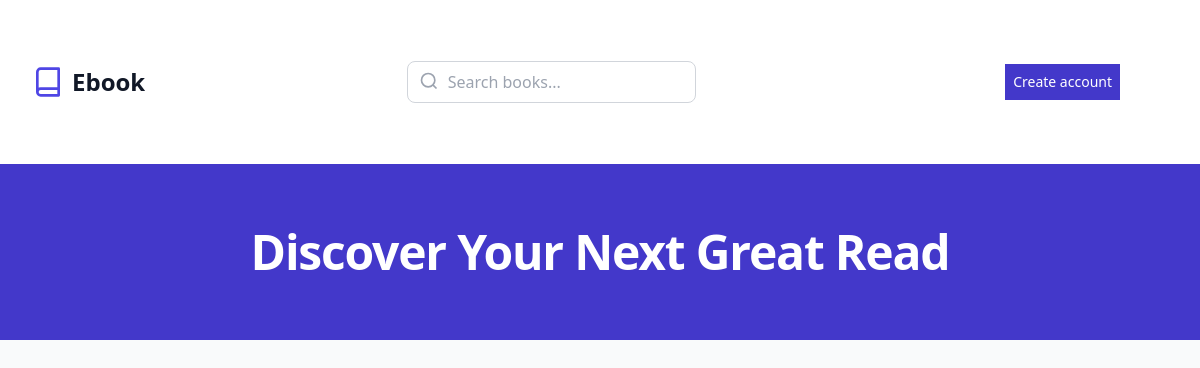
The app's page /view/visitorPagehtml.php, older data.
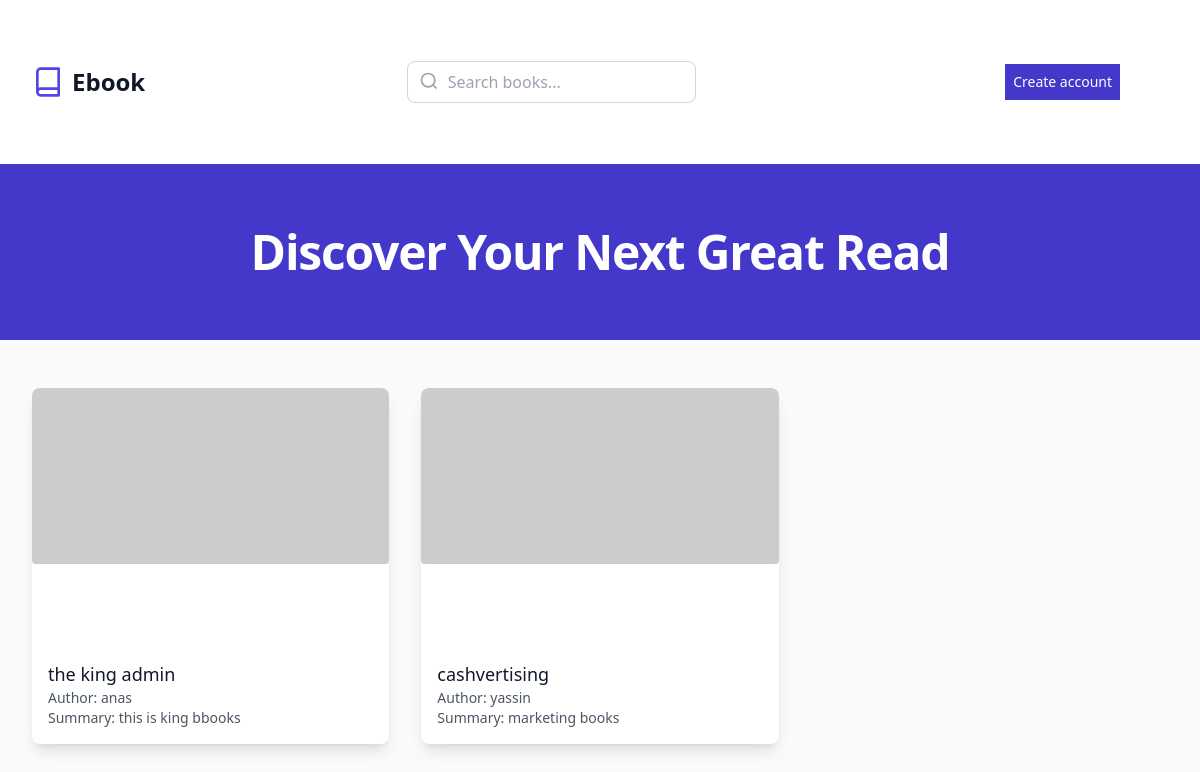
The same page, newer data.
### tables this page shows
CREATE TABLE books (
    id INT AUTO_INCREMENT PRIMARY KEY,
    title VARCHAR(255) NOT NULL,
    author VARCHAR(255) NOT NULL,
    category_id INT NOT NULL,
    cover_image VARCHAR(255), 
    summary TEXT,
    status ENUM('available', 'borrowed', 'reserved') DEFAULT 'available',

    created_at TIMESTAMP DEFAULT CURRENT_TIMESTAMP,
    FOREIGN KEY (category_id) REFERENCES categories(id) ON DELETE CASCADE
);

### controller/book.php (called while the page is built, shortened)
<?php
    class Books{
        protected $connection;
        public function __construct($db){
            $this -> connection = $db;
        }
        public function show(){
            $show = $this -> connection -> prepare("SELECT * from books");
            $show -> execute();
            $showAsArr = $show -> fetchAll();
            return $showAsArr;
        }
    }
?>

### view/visitorPagehtml.php (the view, shortened to what this page needs)
<?php
include "../controller/book.php";
$connect = new DataBase("localhost","library","root","");
$connect -> conn();
$connection = $connect ->setConn();
$bookClass = new Books($connection);
$showBooks = $bookClass -> show();
?>
<html lang="en">
<head>
    <script src="https://cdn.tailwindcss.com"></script>
</head>
<body class="bg-gray-50">
    <header class="bg-white shadow-sm">
        <div class="max-w-7xl mx-auto px-4 sm:px-6 lg:px-8 py-4">
            <div class="flex items-center justify-between">
                <div class="flex items-center gap-2">
                    <svg xmlns="http://www.w3.org/2000/svg" class="h-8 w-8 text-indigo-600" viewBox="0 0 24 24" fill="none" stroke="currentColor" stroke-width="2" stroke-linecap="round" stroke-linejoin="round">
                        <path d="M4 19.5v-15A2.5 2.5 0 0 1 6.5 2H20v20H6.5a2.5 2.5 0 0 1 0-5H20"></path>
                    </svg>
                    <h1 class="text-2xl font-bold text-gray-900">Ebook</h1>
                </div>
                <div class="relative">
                    <input type="text" placeholder="Search books..." class="pl-10 pr-4 py-2 border border-gray-300 rounded-lg focus:ring-2 focus:ring-indigo-500 focus:border-transparent">
                    <svg xmlns="http://www.w3.org/2000/svg" class="absolute left-3 top-2.5 h-5 w-5 text-gray-400" viewBox="0 0 24 24" fill="none" stroke="currentColor" stroke-width="2">
                        <circle cx="11" cy="11" r="8"></circle>
                        <line x1="21" y1="21" x2="16.65" y2="16.65"></line>
                    </svg>
                </div>
                <a
                  class="text-sm font-medium text-white dark:text-purple-400 hover:underline  m-12 bg-indigo-700 p-2 "
                  href="signUphtml.php"
                >
                  Create account
                </a>
            </div>
        </div>
    </header>
    <div class="bg-indigo-700 text-white py-16">
        <div class="max-w-7xl mx-auto px-4 sm:px-6 lg:px-8">
            <div class="text-center">
                <h2 class="text-4xl font-extrabold tracking-tight sm:text-5xl">
                    Discover Your Next Great Read
                </h2>
            </div>
        </div>
    </div>
    <main class="max-w-7xl mx-auto px-4 sm:px-6 lg:px-8 py-12">
    <div class="grid grid-cols-1 sm:grid-cols-2 lg:grid-cols-3 gap-8">
        <?php for ($i = 0; $i < count($showBooks); $i++) { ?>
            <div class="bg-white rounded-lg shadow-lg overflow-hidden transition-transform duration-300 hover:scale-105">
                <div class="relative h-64">
                    <img src="<?= $showBooks[$i]["cover_image"] ?>" alt="Book cover" class="w-full h-44 object-cover rounded">
                </div>
                <div class="p-4">
                    <h3 class="font-medium text-gray-900 text-lg"><?= $showBooks[$i]["title"] ?></h3>
                    <p class="text-sm text-gray-600">Author: <?= $showBooks[$i]["author"] ?></p>
                    <p class="text-sm text-gray-600">Summary: <?= $showBooks[$i]["summary"] ?></p>
                </div>
            </div>
        <?php } ?>
    </div>
</main>
</body>
</html>

Row changes from the older to the newer data that the page shows:
added books: title "the king admin", author "anas", summary "this is king bbooks"
added books: title "cashvertising", author "yassin", summary "marketing books"
